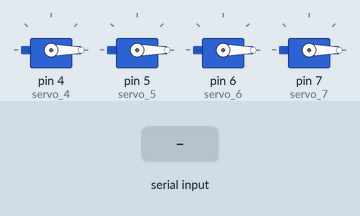
Recording of a sketch running on a simulated Arduino Uno, built with avr-gcc and run on an emulated ATmega328P. Parts: 4 × servo. The test bench sets the inputs (shaded band). The audio player accepts every command and is not drawn.

Above: at 1.2 s.
1.3 s: byte 1 (1) received over Serial
At 1.9 s:
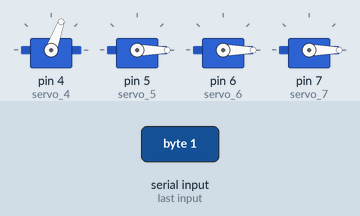
4.3 s: byte 2 (2) received over Serial
At 5.4 s:
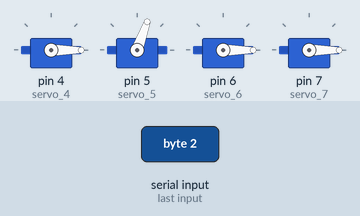
7.3 s: byte 3 (3) received over Serial
At 7.7 s:
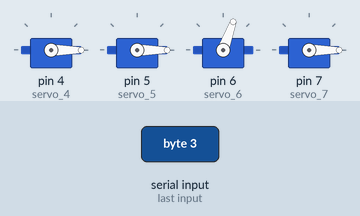
10.3 s: byte 4 (4) received over Serial
At 11.2 s:
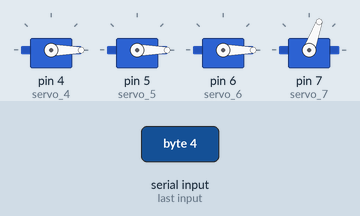
Timing chart, 0 to 13.8 s (numbered marks = the images above; inputs shaded):
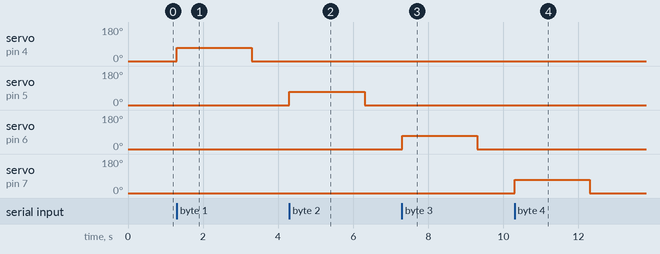

The sketch:

trash_bin.ino
```cpp
#include <Servo.h>
#include <SoftwareSerial.h>
#include <DFPlayer_Mini_Mp3.h>

//创建四个垃圾桶引脚对象
Servo servo_4;
Servo servo_5;
Servo servo_6;
Servo servo_7;

//设置mp3模块的串口引脚
SoftwareSerial mySerial(2, 3);

//
void setup () {

  //设置4路舵机的引脚
  servo_4.attach(4);
  servo_5.attach(5);
  servo_6.attach(6);
  servo_7.attach(7);

  //设置舵机的初始角度
  servo_4.write(0);
  servo_5.write(0);
  servo_6.write(0);
  servo_7.write(0);

  //设置串口通讯
  Serial.begin (9600);
  mySerial.begin (9600);
  mp3_set_serial (mySerial);
  delay(1);
  mp3_set_volume (100);//设置mp3音量
}


void loop () {
   int val = Serial.read();//定义变量，并把串口值赋给猪哥变量
   if (val == 1) {
      mp3_play_physical (1);//播放第1个声音文件
    digitalWrite(3,LOW);
    servo_4.write(70);   //设置舵机转动角度
    delay(2000);
    servo_4.write(0);    //设置舵机回到初始角度
    digitalWrite(3,HIGH);
  }
  if (val == 2) {
    mp3_play_physical (2);
    digitalWrite(3,LOW);
    servo_5.write(70);
    delay(2000);
    servo_5.write(0);
    digitalWrite(3,HIGH);
  }
  if (val == 3) {
    mp3_play_physical (3);
    digitalWrite(3,LOW);
    servo_6.write(70);
    delay(2000);
    servo_6.write(0);
    digitalWrite(3,HIGH);
  }
  if (val == 4) {
    mp3_play_physical (4);
    digitalWrite(3,LOW);
    servo_7.write(70);
    delay(2000);
    servo_7.write(0);
    digitalWrite(3,HIGH);
  }
}
```

Measured:
- after the input at 1.3 s, servo on pin 4 (servo_4): 0° → 70° at once, → 0° 2.0 s later
- after the input at 4.3 s, servo on pin 5 (servo_5): 0° → 70° at once, → 0° 2.0 s later
- after the input at 7.3 s, servo on pin 6 (servo_6): 0° → 70° at once, → 0° 2.0 s later
- after the input at 10.3 s, servo on pin 7 (servo_7): 0° → 70° at once, → 0° 2.0 s later
